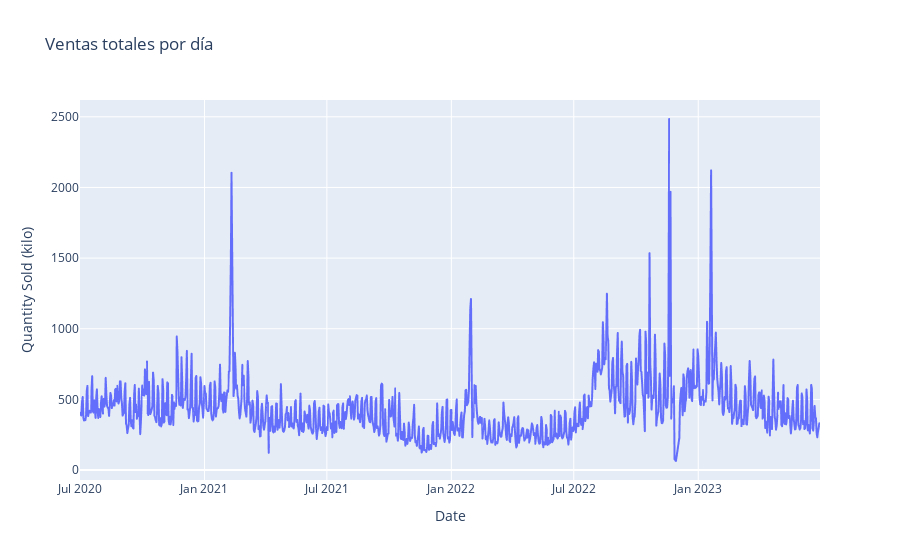

Here is the notebook cell this chart was saved with:
### Markdown cell above
### Sales per day

### Code cell
df_day = df_profitable.groupby('Date')['Quantity Sold (kilo)'].sum().reset_index()

fig = px.line(df_day, x='Date', y='Quantity Sold (kilo)', title='Ventas totales por día')
fig.show()

### Figure 1 — Plotly figure (JSON) as saved in the notebook; plotly's stock layout.template omitted (floating-point values rounded to 4 significant figures; data arrays with more than 128 entries replaced by an {"elided": "..."} marker saying what was removed)
{"data": [{"hovertemplate": "Date=%{x}<br>Quantity Sold (kilo)=%{y}<extra></extra>", "legendgroup": "", "line": {"color": "#636efa", "dash": "solid"}, "marker": {"symbol": "circle"}, "mode": "lines", "name": "", "showlegend": false, "type": "scattergl", "x": {"elided": "1085 str values"}, "xaxis": "x", "y": {"elided": "1085 float values"}, "yaxis": "y"}], "layout": {"legend": {"tracegroupgap": 0}, "title": {"text": "Ventas totales por día"}, "xaxis": {"anchor": "y", "domain": [0, 1], "title": {"text": "Date"}}, "yaxis": {"anchor": "x", "domain": [0, 1], "title": {"text": "Quantity Sold (kilo)"}}}}
